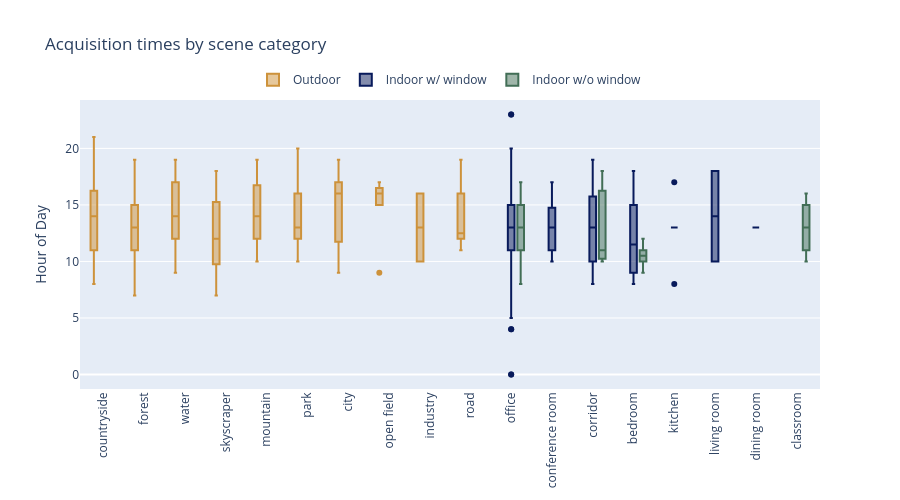

The notebook cell this image was saved under:
### Code cell
scene_order = sorted(meta_df["scene"].dropna().unique())
view_order = ["Outdoor", "Indoor w/ window", "Indoor w/o window"]

fig = px.box(
    meta_df.dropna(subset=["scene", "hour", "view"]),
    x="scene",
    y="hour",
    color="view",
    category_orders={"scene": custom_scene_order, "view": view_order},
    color_discrete_map=VIEW_COLORS,
    title="Acquisition times by scene category"
)

fig.update_layout(
    xaxis_title=None,
    yaxis_title="Hour of Day",
    legend_title="",
    legend=dict(
        orientation="h",
        yanchor="bottom",
        y=1.02,
        xanchor="center",
        x=0.5
    ),
    height=500
)
fig.update_xaxes(tickangle=270)

fig.show()
fig.write_html("../assets/plots/acquisition_times_by_scene.html", include_plotlyjs="cdn", full_html=False)

### Figure 1 — Plotly figure (JSON) as saved in the notebook; plotly's stock layout.template omitted (floating-point values rounded to 4 significant figures; data arrays with more than 128 entries replaced by an {"elided": "..."} marker saying what was removed)
{"data": [{"alignmentgroup": "True", "hovertemplate": "view=Outdoor<br>scene=%{x}<br>hour=%{y}<extra></extra>", "legendgroup": "Outdoor", "marker": {"color": "#CD923B"}, "name": "Outdoor", "notched": false, "offsetgroup": "Outdoor", "orientation": "v", "showlegend": true, "type": "box", "x": {"elided": "443 str values"}, "x0": " ", "xaxis": "x", "y": {"elided": "443 int values"}, "y0": " ", "yaxis": "y"}, {"alignmentgroup": "True", "hovertemplate": "view=Indoor w/ window<br>scene=%{x}<br>hour=%{y}<extra></extra>", "legendgroup": "Indoor w/ window", "marker": {"color": "#081A5B"}, "name": "Indoor w/ window", "notched": false, "offsetgroup": "Indoor w/ window", "orientation": "v", "showlegend": true, "type": "box", "x": {"elided": "284 str values"}, "x0": " ", "xaxis": "x", "y": {"elided": "284 int values"}, "y0": " ", "yaxis": "y"}, {"alignmentgroup": "True", "hovertemplate": "view=Indoor w/o window<br>scene=%{x}<br>hour=%{y}<extra></extra>", "legendgroup": "Indoor w/o window", "marker": {"color": "#426E56"}, "name": "Indoor w/o window", "notched": false, "offsetgroup": "Indoor w/o window", "orientation": "v", "showlegend": true, "type": "box", "x": {"elided": "148 str values"}, "x0": " ", "xaxis": "x", "y": {"elided": "148 int values"}, "y0": " ", "yaxis": "y"}], "layout": {"boxmode": "group", "height": 500, "legend": {"orientation": "h", "title": {"text": ""}, "tracegroupgap": 0, "x": 0.5, "xanchor": "center", "y": 1.02, "yanchor": "bottom"}, "title": {"text": "Acquisition times by scene category"}, "xaxis": {"anchor": "y", "categoryarray": ["countryside", "forest", "water", "skyscraper", "mountain", "park", "city", "open field", "industry", "road", "office", "conference room", "corridor", "bedroom", "kitchen"], "categoryorder": "array", "domain": [0, 1], "tickangle": -90, "title": {}}, "yaxis": {"anchor": "x", "domain": [0, 1], "title": {"text": "Hour of Day"}}}}
